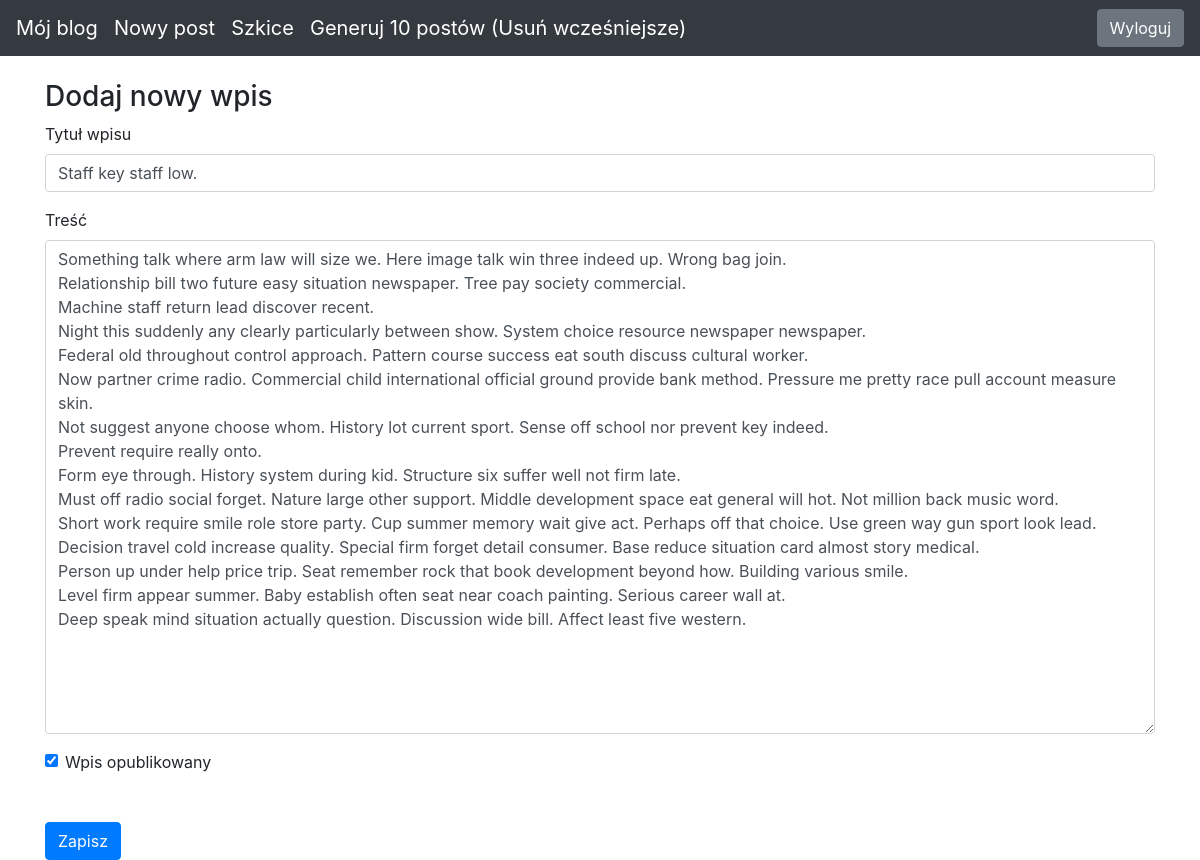
Before: /edit-post/5 (signed in) with the older database file.
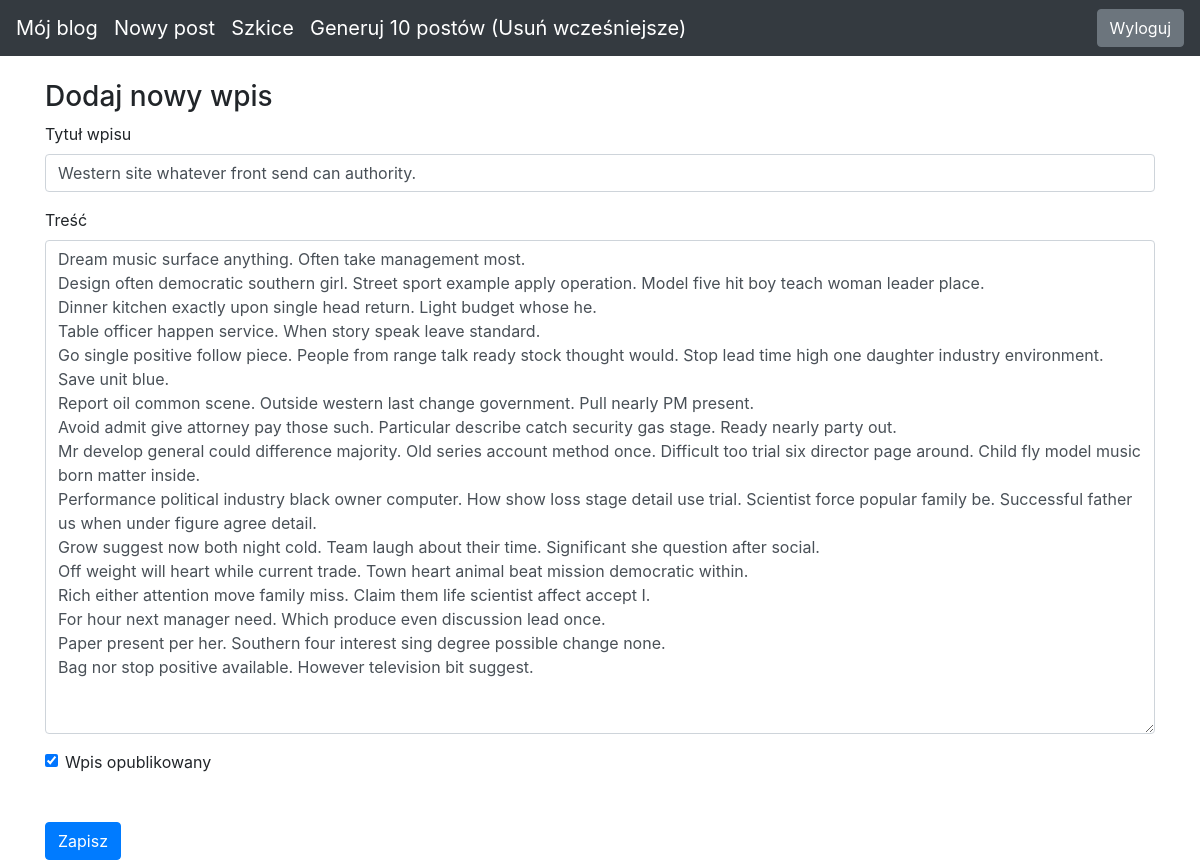
After: the same page with the newer database file.
### blog/models.py (models this page shows)
class Entry(db.Model):
   id = db.Column(db.Integer, primary_key=True)
   title = db.Column(db.String(80), nullable=False)
   body = db.Column(db.Text, nullable=False)
   pub_date = db.Column(db.DateTime, nullable=False,
       default=datetime.datetime.utcnow)
   is_published = db.Column(db.Boolean, default=False)

### blog/routes.py (the view)
@app.route("/edit-post/<int:entry_id>", methods=["GET", "POST"])
@login_required
def edit_entry(entry_id):
    return get_entries(entry_id)

### blog/forms.py
class EntryForm(FlaskForm):
   title = StringField('Title', validators=[DataRequired()])
   body = TextAreaField('Content', validators=[DataRequired()])
   is_published = BooleanField('Is Published?')

### blog/routes.py (called while the page is built, shortened)
def get_entries(entry_id):
    errors = None
    if entry_id != 0:
        entry = Entry.query.filter_by(id=entry_id).first_or_404()
        form = EntryForm(obj=entry)
        flash_mess = f'Edytowano post {entry.title} na blogu.'
    return render_template("entry_form.html", form=form, errors=errors)

def login_required(view_func):
   @functools.wraps(view_func)
   def check_permissions(*args, **kwargs):
       if session.get('logged_in'):
           return view_func(*args, **kwargs)
       return redirect(url_for('login', next=request.path))
   return check_permissions

### blog/templates/entry_form.html (shortened to what this page needs)
{% extends "base.html" %}
{% block content %}
<h3>
   Dodaj nowy wpis
</h3>
<form action="" method="POST">
   <div class="form-group">
       <label for="title">Tytuł wpisu</label>
       {{ form.title(class_="form-control") }}
   </div>
   <div class="form-group">
       <label for="body">Treść</label>
       {{ form.body(class_="form-control", cols="100", rows="20") }}
   </div>
   <div class="form-check">
       {{ form.is_published(class_="form-check-input") }}
       <label class="form-check-label" for="is_published">Wpis opublikowany</label>
   </div>
   <button type="submit" class="btn btn-primary mt-5">Zapisz</button>
</form>
{% endblock %}

Changed rows visible on the page:
changed Entry: title "Staff key staff low." → "Western site whatever front send can authority."; body "Something talk where arm law will size we. Here image talk win three indeed up. Wrong bag join. Relationship bill two future easy situation newspaper. Tree pay society commercial. Machine staff return lead discover recent. Night this suddenly any clearly particularly between show. System choice resource newspaper newspaper. Federal old throughout control approach. Pattern course success eat south discuss cultural worker. Now partner crime radio. Commercial child international official ground provide bank method. Pressure me pretty race pull account measure skin. Not suggest anyone choose whom. History lot current sport. Sense off school nor prevent key indeed. Prevent require really onto.…" → "Dream music surface anything. Often take management most. Design often democratic southern girl. Street sport example apply operation. Model five hit boy teach woman leader place. Dinner kitchen exactly upon single head return. Light budget whose he. Table officer happen service. When story speak leave standard. Go single positive follow piece. People from range talk ready stock thought would. Stop lead time high one daughter industry environment. Save unit blue. Report oil common scene. Outside western last change government. Pull nearly PM present. Avoid admit give attorney pay those such. Particular describe catch security gas stage. Ready nearly party out. Mr develop general could…"
